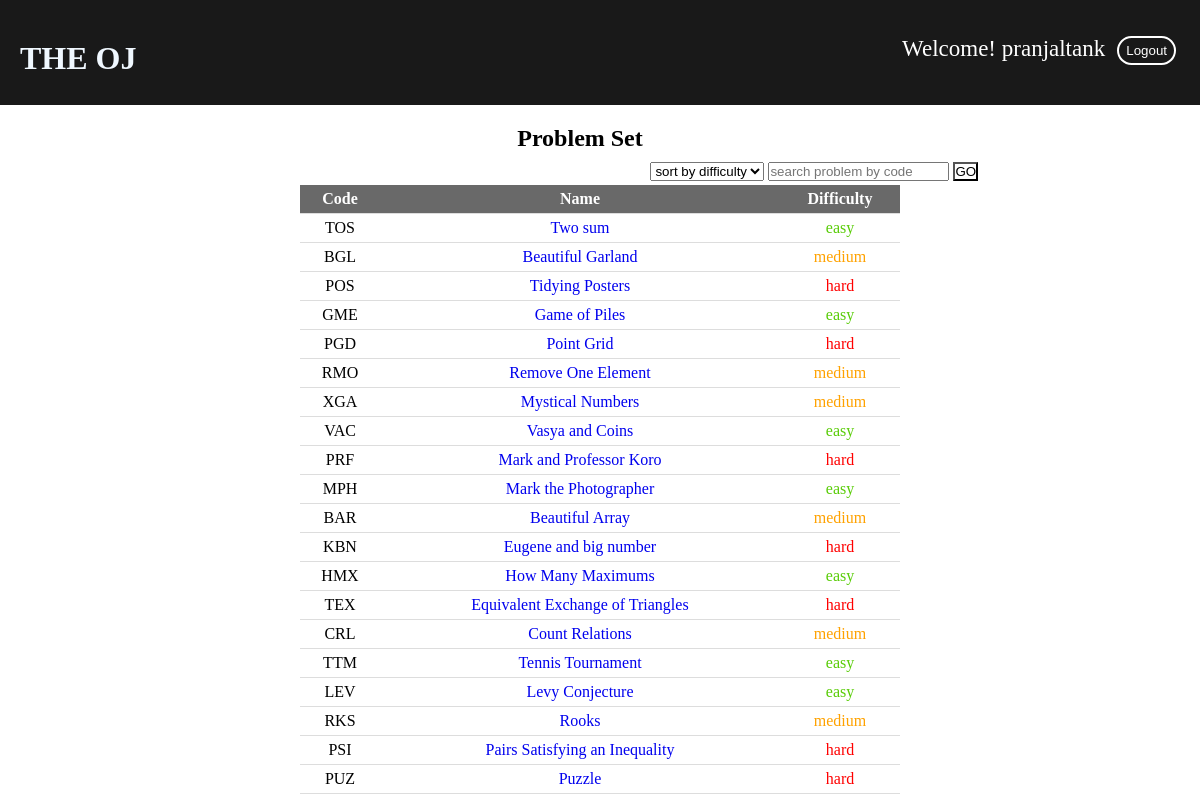
/ (signed in), run on the app's committed database.
### homescr/models.py (models this page shows, shortened)
class Problems(models.Model):
    problem_st= RichTextField(blank=True,null=True)
    in_formate=RichTextField(blank=True,null=True)
    out_formate=RichTextField(blank=True,null=True)
    problem_nm=models.CharField(max_length=50)
    problem_code=models.CharField(max_length=3)
    problem_diff=models.CharField(max_length=6)

### homescr/views.py (the view)
# urls.py: path('', views.index,name='index'),
def index(request):
    question_list=Problems.objects.all()
    context={'question':question_list,}
    return render(request,'homescr/index.html',context)

### template/homescr/index.html (shortened to what this page needs)
<!DOCTYPE html>
<html lang="en">
<head>
    {% load static %}
    <link rel="stylesheet" href="{% static 'index.css' %}">
</head>
<body>
    <header>
        {% if request.user.is_authenticated %}
        <div id="logout_div">
            <a href="{% url 'logout' %}">
                <button id="logout_button">Logout</button>
            </a>
        </div>
        <div id="welcome_div">
            <p id="welcome">Welcome! {{user.get_username }}</p>
        </div>
        {% endif %}
       <h1 id="main_logo">THE OJ</h1>
       <br>
    </header>
    <main>
        <caption><h2 id="table_caption">Problem Set</h2></caption>
        <div class="search">
        <form method="post" action="{% url 'searchproblem' %}">
            <select name="sort_by_diff">
                <option value="sort by difficulty">sort by difficulty</option>
            </select>
            <input type="text" placeholder="search problem by code" name="pc">
            <button type="submit" id="go">GO</button>
        </form>
        </div>
        <table>
            <tr>
                <th>Code</th>
                <th>Name</th>
                <th>Difficulty</th>
            </tr>
            {% for q in question %}
                    <tr>
                    <td id="problem_code">{{q.problem_code}}</td>
                    <td id="problem_nm"><a href="{% url 'problem_page' q.id %}">{{q.problem_nm}}</a></td>
                    <td id="problem_diff">
                        {% if  q.problem_diff == 'easy' %}
                            <span id="easy">&nbsp;&nbsp;&nbsp;{{q.problem_diff}}&nbsp;&nbsp;&nbsp;</span>
                        {% endif %}
                        {% if  q.problem_diff == 'medium' %}
                            <span id="medium">&nbsp;&nbsp;&nbsp;{{q.problem_diff}}&nbsp;&nbsp;&nbsp;</span>
                        {% endif %}
                        {% if  q.problem_diff == 'hard' %}
                            <span id="hard">&nbsp;&nbsp;&nbsp;{{q.problem_diff}}&nbsp;&nbsp;&nbsp;</span>
                        {% endif %}
                    </td>
                    </tr>
            {% endfor %}
        </table>
    </main>
</body>
</html>

### static/index.css (style rules this page uses)
* { margin: 0; padding: 0; }
header { margin: 0; padding: 0; background-color: #191919; }
#main_logo { padding: 40px 0px 10px 20px; color: aliceblue; }
a { text-decoration: none; }
table { margin-left: auto; margin-right: auto; width: 50%; border-collapse: collapse; }
tr { border-bottom: 1px solid #ddd; }
th { background-color: #696969; color: #fff; text-align: center; padding: 5px 0px 5px 0px; }
#problem_code { padding: 5px 0px 5px 0px; width: 10%; text-align: center; }
#problem_nm { padding: 5px 0px 5px 0px; width: 50%; text-align: center; }
#problem_diff { padding: 5px 0px 5px 0px; width: 15%; text-align: center; }
#easy { color: #58cc06; }
#medium { color: rgb(255, 162, 0); }
#hard { color: red; }
#table_caption { text-align: center; padding: 20px 60px 10px 20px; }
#login_div,#welcome_div { float: right; padding: 3% 0% 3% 3%; }
#reg_div,#logout_div { float: right; padding: 3% 2% 3% 1%; }
#reg_button,#logout_button { border: 0; background:none; color: white; text-align: center; border: 2px solid white; padding: 5px 7px 5px 7px; outline: none; border-radius: 24px; }
#welcome { color: white; font-size: 23px; }
.search { margin-left: 54.2%; padding-bottom: 0.3%; }
#go { background: none; cursor: pointer; }

### data on the page
Problems: problem_code "TOS", problem_nm "Two sum", problem_diff "easy"
Problems: problem_code "BGL", problem_nm "Beautiful Garland", problem_diff "medium"
Problems: problem_code "POS", problem_nm "Tidying Posters", problem_diff "hard"
Problems: problem_code "GME", problem_nm "Game of Piles", problem_diff "easy"
Problems: problem_code "PGD", problem_nm "Point Grid", problem_diff "hard"
Problems: problem_code "RMO", problem_nm "Remove One Element", problem_diff "medium"
Problems: problem_code "XGA", problem_nm "Mystical Numbers", problem_diff "medium"
Problems: problem_code "VAC", problem_nm "Vasya and Coins", problem_diff "easy"
Problems: problem_code "PRF", problem_nm "Mark and Professor Koro", problem_diff "hard"
Problems: problem_code "MPH", problem_nm "Mark the Photographer", problem_diff "easy"
Problems: problem_code "BAR", problem_nm "Beautiful Array", problem_diff "medium"
Problems: problem_code "KBN", problem_nm "Eugene and big number", problem_diff "hard"
Problems: problem_code "HMX", problem_nm "How Many Maximums", problem_diff "easy"
Problems: problem_code "TEX", problem_nm "Equivalent Exchange of Triangles", problem_diff "hard"
Problems: problem_code "CRL", problem_nm "Count Relations", problem_diff "medium"
Problems: problem_code "TTM", problem_nm "Tennis Tournament", problem_diff "easy"
Problems: problem_code "LEV", problem_nm "Levy Conjecture", problem_diff "easy"
Problems: problem_code "RKS", problem_nm "Rooks", problem_diff "medium"
Problems: problem_code "PSI", problem_nm "Pairs Satisfying an Inequality", problem_diff "hard"
Problems: problem_code "PUZ", problem_nm "Puzzle", problem_diff "hard"

### other printed values
{{ user.get_username }} "pranjaltank"
